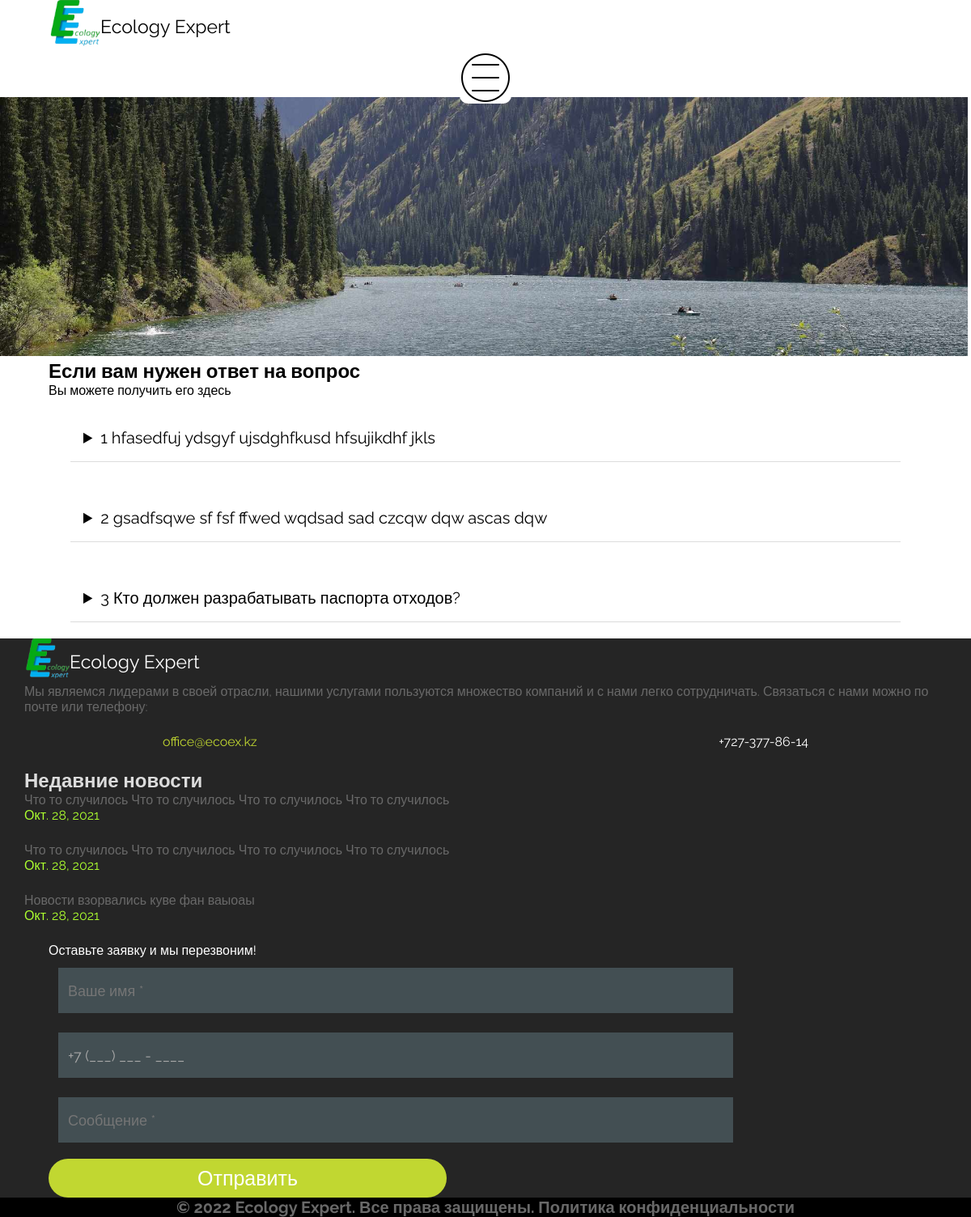
/faqs/, run on an earlier commit of the app's database.
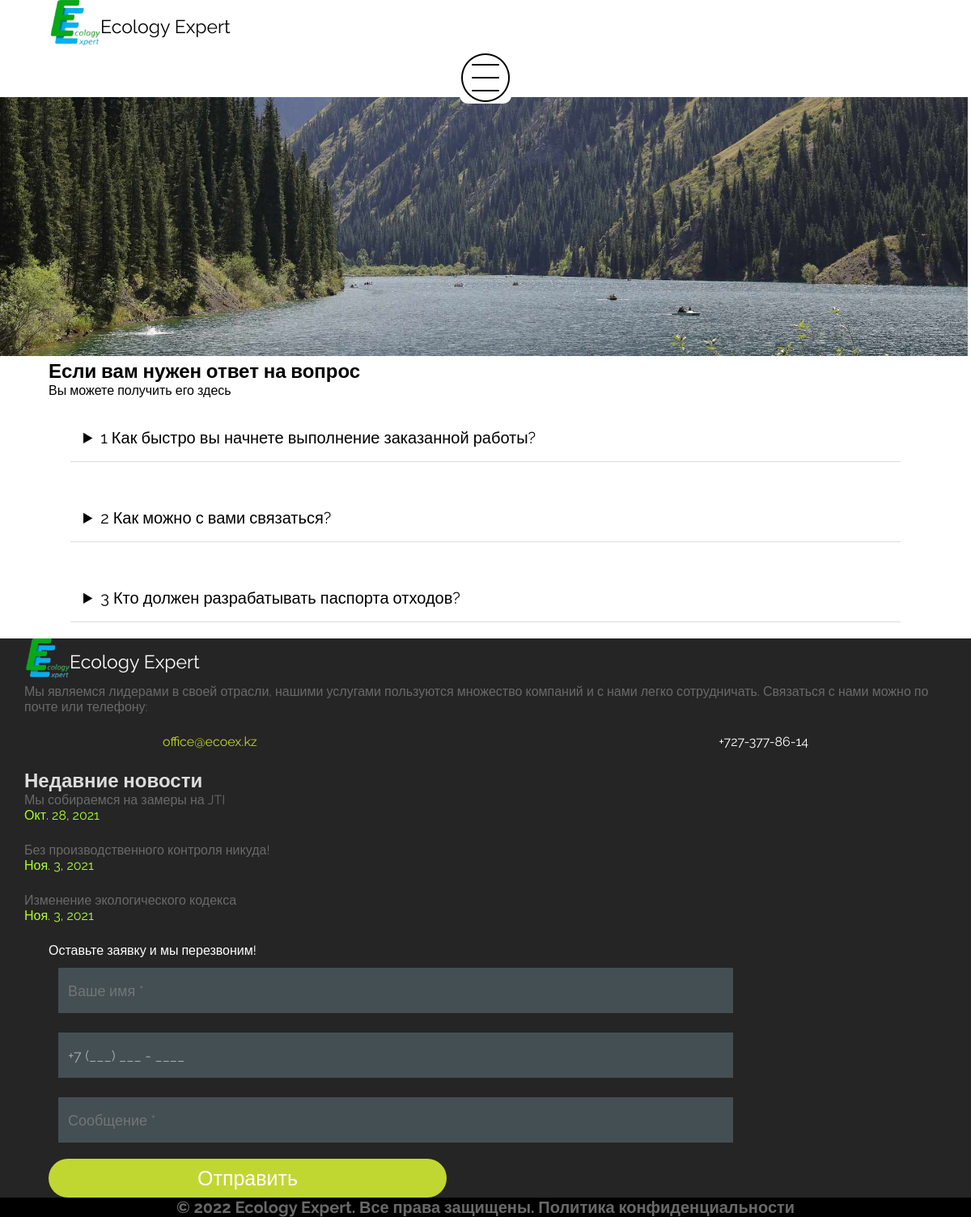
And on a later commit of the database.
### landing/models.py (models this page shows, shortened)
class FAQ(models.Model):
    question = models.CharField(max_length=150)
    answer = models.CharField(max_length=350)

class News(models.Model):
    title = models.CharField(max_length=150)
    date = models.DateField(auto_now_add=True)
    slug = models.SlugField(max_length=75, unique=True, db_index=True, verbose_name="URL")
    image = models.ImageField(upload_to="news/", null=True)
    description = models.TextField()
    def get_absolute_url(self):
        return reverse('landing:news_detail_page', kwargs={'news_slug': self.slug})

### landing/views.py (the view)
# urls.py: path('faqs/', views.faq_list_page, name='faq_fan'),
def faq_list_page(request):
    context = {}
    context['FAQS'] = FAQ.objects.all()
    return render(request, 'faq/faq_list_page.html', context)

### landing/context_processors.py (called while the page is built)
def news(request):
    return {'RecentNews': News.objects.all()[:3]}

### templates/faq/faq_list_page.html (shortened to what this page needs)
{% extends 'landing/base.html' %}
{% load static %}
{% block head %}
<link rel="stylesheet" href="{% static 'css/faq.css' %}">
        <link rel="stylesheet" href="{% static 'css/header_non_main.css' %}">
{% endblock head %}
{% block content %}
    {% include 'parts/upper_new_mountain.html' %}
    <div class="Faq_block">
<h2>Если вам нужен ответ на вопрос</h2>
<p>Вы можете получить его здесь</p>
<div class="outer">
{% for faq in FAQS %}
<details>
            <summary>{{ forloop.counter }} {{ faq.question }}</summary>
        </details>
{% endfor %}
</div>
</div>
{% endblock content %}

### templates/landing/base.html (shortened to what this page needs)
<!DOCTYPE html>
{% load static %}
{% load cache %}
<html lang="en">
<head>
{% block head %}
{% endblock head %}
{% cache 2500 header %}
<link rel="stylesheet" href="{% static 'css/base.css' %}">
<link rel="stylesheet" href="{% static 'css/mobile_header.css' %}">
{% endcache %}
</head>
<body>
<section class="HeaderWrapper" id="header_wrapper" style="background-clip: content-box">
<header id="main_header">
    {% cache 2500 head %}
    <div class="LogoImg"></div>
    <a href="{% url 'landing:main_page' %}" class="LogoText" id="LogoText">Ecology Expert</a>
        {% include 'parts/mobile_header.html' %}
{% endcache %}
</header>
</section>
{% block content %}
{% endblock content %}
<footer>
{% cache 3600 footer %}
    <div class="Footer">
        <div class="LeftSideFooter">
            <div class="FooterLogo">
            <div class="FooterLogoImg"></div>
            <a href="{% url 'landing:main_page' %}" class="LogoText">Ecology Expert</a>
            </div>
                <p class="DescripFooter">Мы являемся лидерами в своей отрасли, нашими услугами пользуются множество компаний и с нами легко сотрудничать. Связаться с нами можно по почте или телефону:
</p>
            <p class="LocationFooter">
<a class="EmailFooter" href="mailto: office@ecoex.kz">office@ecoex.kz</a>
            <span> +727-377-86-14</span>
            </p>
        </div>
        <div class="MiddleSideFooter">
            <h2>Недавние новости</h2>
            <div>
              {% for new in RecentNews %}
                <a class="new_description" href="{{ new.get_absolute_url }}">{{ new.title|truncatechars:75|safe }}</a>
                <p class="new_date" >{{ new.date }}</p>
              {% endfor%}
            </div>
        </div>
{% endcache %}
    {% include 'parts/form_footer.html' %}
    </div>
    <div class="UnderFooter">
        <h1>© 2022 Ecology Expert. Все права защищены. <a href="{% url 'landing:privacy' %}">Политика конфиденциальности</a></h1>
    </div>
</footer>
</body>
</html>

What changed in the data, as far as the page shows it:
removed FAQ: question "hfasedfuj ydsgyf ujsdghfkusd hfsujikdhf jkls"
removed FAQ: question "gsadfsqwe sf fsf ffwed wqdsad sad czcqw dqw ascas dqw"
removed News: title "Что то случилось Что то случилось Что то случилось Что то случилось", date "Окт. 28, 2021"
removed News: title "Что то случилось Что то случилось Что то случилось Что то случилось", date "Окт. 28, 2021"
added FAQ: question "Как быстро вы начнете выполнение заказанной работы?"
added FAQ: question "Как можно с вами связаться?"
changed News: title "Новости взорвались куве фан ваыоаы" → "Мы собираемся на замеры на JTI"
now on this page (row edited): News: title "Без производственного контроля никуда!", date "Ноя. 3, 2021"
now on this page (row edited): News: title "Изменение экологического кодекса", date "Ноя. 3, 2021"
